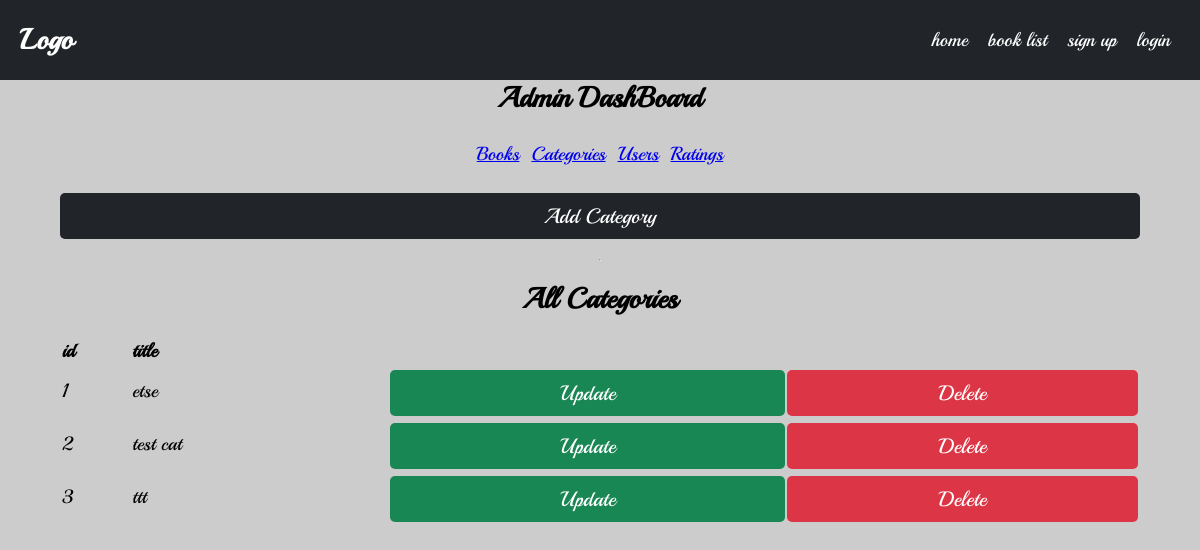
The page /dashboard/categories on the database as committed earlier.
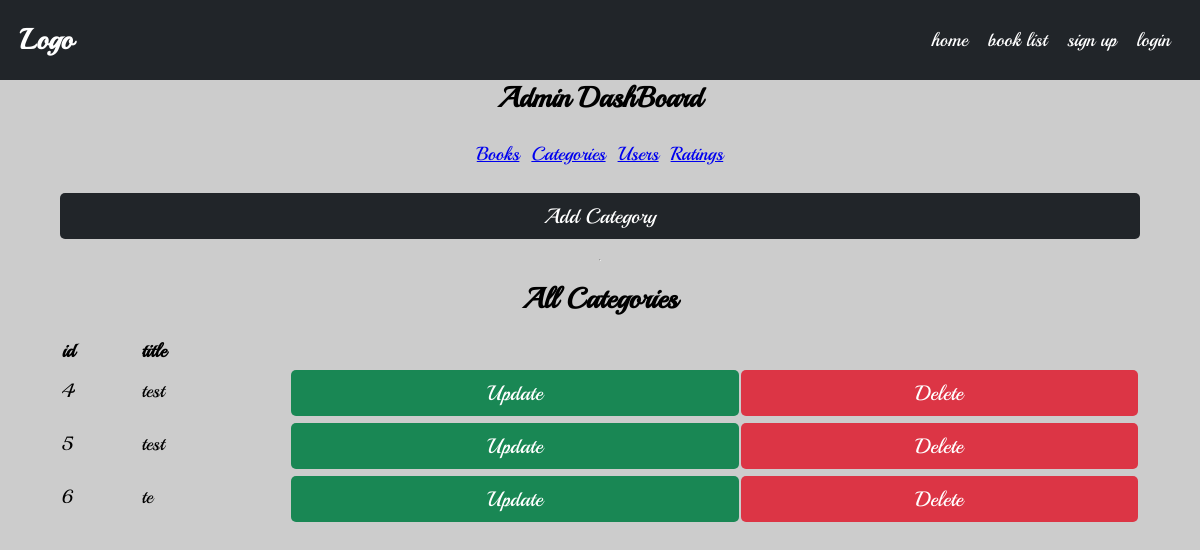
The same page on the database as committed later.
### categories/models.py (models this page shows, shortened)
class Category(BasicModel):
    title = models.CharField(max_length=100)
    user = models.ForeignKey(User, on_delete=models.SET_NULL, related_name='categories',null=True, blank=True)
    def get_update_url(self):
        return f'/categories/{self.slug}/update/'
    def get_delete_url(self):
        return f'/categories/{self.slug}/delete/'
    class Meta:
        verbose_name = 'Category'
        verbose_name_plural = 'Categories'

### dashboard/views.py (the view)
# urls.py: path('categories', views.AdminCategoryListView.as_view(), name='dashboard_category_list'),
class AdminCategoryListView(CategoryListView):
    template_name = 'dashboard/categories_list.html'

### templates/dashboard/categories_list.html (shortened to what this page needs)
{% extends "base.html" %}
{% load custom_filters %}
{% load static %}
{% block content %}
<h2 class="text-center">Admin DashBoard</h2>
<div class="container">
    {% include 'dashboard/pages.html' %}
    <div class="w-100">
        <button class="btn-6 btn-dark" onclick="urlRedirect('{% url 'add_category' %}')">Add Category</button>
    </div>
    <hr/>
<h2 class="text-center">All Categories</h2>
    <div class="w-100">
        <table class="w-100">
            <tr style="font-weight: bold">
                <td>id</td>
                <td>title</td>
                <td></td>
                <td></td>
            </tr>
            {% for object in object_list %}
            <tr>
                <td>{{object.id}}</td>
                <td>{{object.title}}</td>
                <td><button class="btn-6 btn-success" onclick="urlRedirect(`{{ object.get_update_url }}`)">Update</button></td>
                <td><button class="btn-6 btn-danger" onclick="urlRedirect(`{{ object.get_delete_url }}`)"> Delete</button></td>
            </tr>
            {% endfor %}
        </table>
    </div>
</div>
{% endblock %}

Rows that differ between the two databases and show on the page:
removed Category: id "1", title "etse"
removed Category: id "2", title "test cat"
removed Category: id "3", title "ttt"
added Category: id "4", title "test"
added Category: id "5", title "test"
added Category: id "6", title "te"
